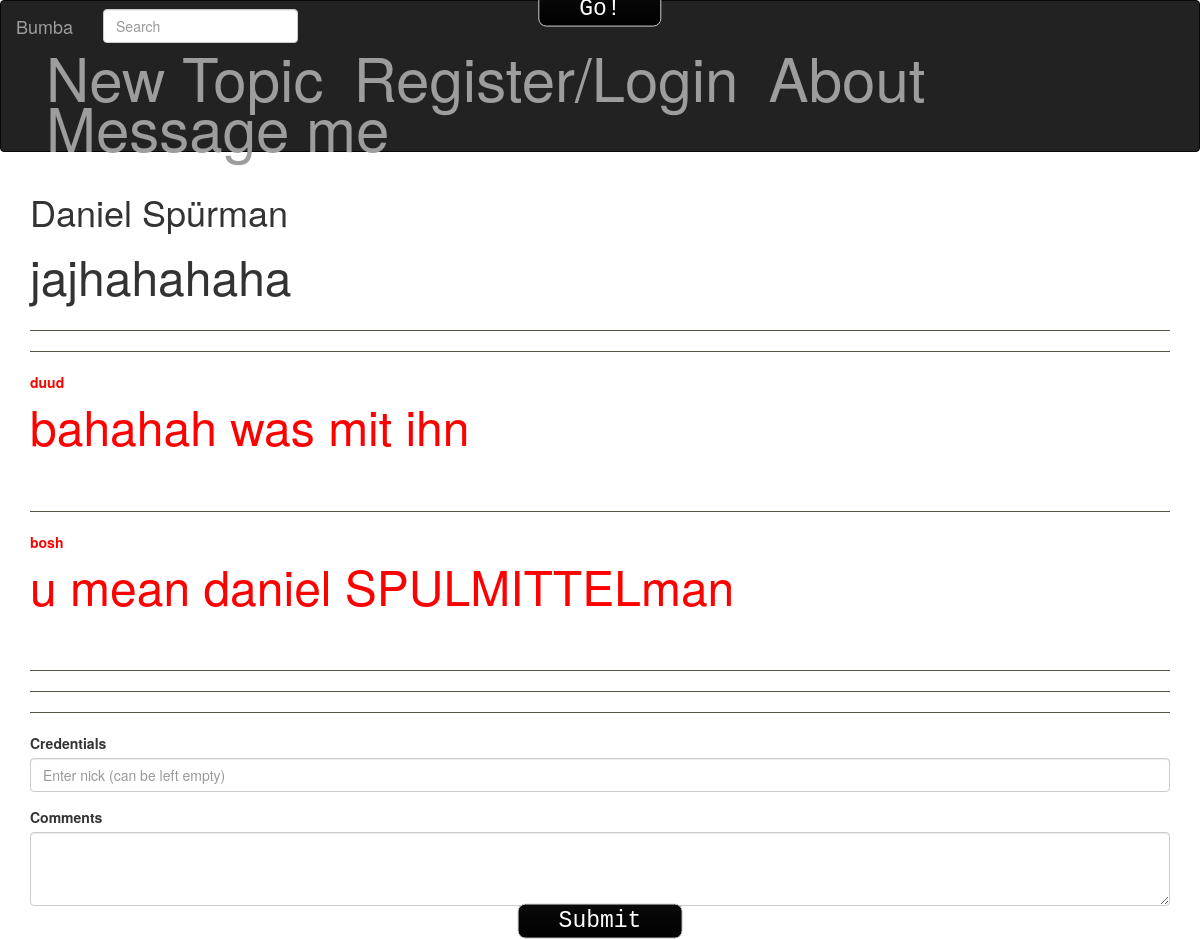
Page /bumba/post.php?id=30 on the committed database.
### tables this page shows
CREATE TABLE IF NOT EXISTS `user_post` (
`id` int(11) NOT NULL,
  `title` varchar(30) NOT NULL,
  `body` text NOT NULL,
  `time` timestamp NOT NULL DEFAULT CURRENT_TIMESTAMP ON UPDATE CURRENT_TIMESTAMP
);

CREATE TABLE IF NOT EXISTS `post_comment` (
`id` int(11) NOT NULL,
  `comment` text NOT NULL,
  `poster` varchar(30) NOT NULL,
  `date` date NOT NULL,
  `original_id` int(11) NOT NULL
);

### bumba/post.php (the view, shortened to what this page needs)
<?php require_once('../bumba/config/setup.php');?>
<!DOCTYPE html>
<html>
	<head>
		<?php include('../bumba/templates/header.php');?>
	</head>
	<body>
		<div class="container">
			<?php
        if(isset($_GET['id'])){
            $query = "SELECT * FROM user_post WHERE id =:id";
            $statement = $db->prepare($query);
            $statement->bindParam(":id", $_GET['id'], PDO::PARAM_INT);
            $statement->execute();
            $row = $statement->fetchObject();
            $title = htmlspecialchars($row->title);
            $body = htmlspecialchars($row->body);
            echo sprintf('<div class="view_post">');
            echo "<h1> {$title}</h1>";
            echo sprintf('<p>%s</p>',$body);
            echo sprintf('</div>');
        }
        else{
            header('Location: index.php');
        }
        ?>
		<hr><hr>
		<?php
            $query = "SELECT * FROM post_comment ORDER BY id ASC";
            $statement = $db->query($query);
			echo sprintf('<div class="comment">');
            while($r = $statement->fetch()) {
                $poster = htmlspecialchars($r['poster']);
                $comment = htmlspecialchars($r['comment']);
				$original_id = $r['original_id'];
				if($original_id == $_GET['id']){
					echo sprintf('<b style="color:red">%s</b></br>',$poster);
					echo sprintf('<p style="color:red">%s</p></br><hr>',$comment);
				}
            }
			echo sprintf('</div>');
        ?>
		<hr><hr>
			<form action="<?php echo $_SERVER['PHP_SELF'] . '?' . $_SERVER['QUERY_STRING']; ?>" method="post" name="addpost">
				<div class="form-group">
					<label for="postposter">Credentials</label>
					<input name="poster" type="text" class="form-control" id="postposter" placeholder="Enter nick (can be left empty)">
				</div>
			    <div class="form-group">
					<label for "textInput">Comments</label>
					<textarea name="comment" class="form-control" rows="3" id="textInput"></textarea>
				</div>
			  <button type="submit" class="btn btn-default" value="submit">Submit</button>
			</form>
		</div>
	</body>
</html>

### bumba/css/style.css (style rules this page uses)
body { background-color:FFFFFF; }
p { font-size: 4.0vw; word-wrap: break-word; }
hr { border-color: #595648; }
.btn { background: #0a0a0a; background-image: -webkit-linear-gradient(top, #0a0a0a, #000000); background-image: -moz-linear-gradient(top, #0a0a0a, #000000); background-image: -ms-linear-gradient(top, #0a0a0a, #000000); background-image: -o-linear-gradient(top, #0a0a0a, #000000); background-image: linear-gradient(to bottom, #0a0a0a, #000000); -webkit-border-radius: 8; -moz-border-radius: 8; border-radius: 8px; font-family: Courier New; color: #ffffff; font-size: 23px; padding: 0px 40px 0px 40px; text-decoration: none; margin: 0; position: absolute; left: 50%; margin-right: -50%; transform: translate(-50%, -50%) }

### rows in the picture
user_post: title "Daniel Spürman", body "jajhahahaha"
post_comment: poster "duud", comment "bahahah was mit ihn"
post_comment: poster "bosh", comment "u mean daniel SPULMITTELman"
